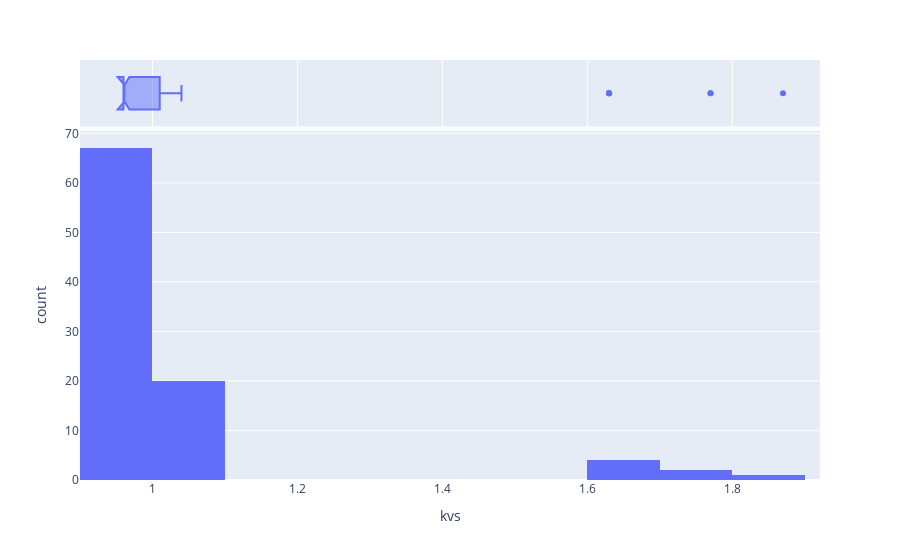

Notebook source saved alongside this figure:
### Code cell
df6=df[['kvs']]
fig = px.histogram(df6, x="kvs",
         marginal="box", # or violin, rug
                   hover_data=df6.columns)
fig.show()

### Figure 1 — Plotly figure (JSON) as saved in the notebook; plotly's stock layout.template omitted (floating-point values rounded to 4 significant figures)
{"data": [{"alignmentgroup": "True", "bingroup": "x", "hovertemplate": "kvs=%{x}<br>count=%{y}<extra></extra>", "legendgroup": "", "marker": {"color": "#636efa"}, "name": "", "offsetgroup": "", "orientation": "v", "showlegend": false, "type": "histogram", "x": [0.96, 0.96, 0.96, 1.04, 0.96, 1.01, 1.77, 0.96, 0.96, 0.96, 1.04, 0.96, 0.96, 0.96, 1.04, 0.96, 1.01, 1.63, 0.96, 0.96, 0.96, 0.96, 1.04, 1.01, 0.96, 1.87, 0.96, 0.96, 1.04, 0.96, 0.96, 0.96, 0.96, 1.63, 0.96, 0.96, 0.96, 0.96, 0.96, 1.04, 1.01, 0.96, 0.96, 0.96, 1.01, 0.96, 0.96, 1.04, 0.96, 1.04, 0.96, 0.96, 0.96, 0.96, 0.96, 0.96, 0.96, 0.96, 1.63, 1.01, 0.96, 0.96, 0.96, 0.96, 1.01, 1.04, 0.96, 0.96, 1.63, 0.96, 0.96, 1.77, 0.96, 0.96, 0.96, 0.96, 0.96, 0.96, 0.96, 0.96, 1.04, 0.96, 0.96, 0.96, 0.96, 1.04, 1.04, 0.96, 0.96, 0.96, 0.96, 1.04, 0.96, 0.96], "xaxis": "x", "yaxis": "y"}, {"alignmentgroup": "True", "customdata": [[0.96], [0.96], [0.96], [1.04], [0.96], [1.01], [1.77], [0.96], [0.96], [0.96], [1.04], [0.96], [0.96], [0.96], [1.04], [0.96], [1.01], [1.63], [0.96], [0.96], [0.96], [0.96], [1.04], [1.01], [0.96], [1.87], [0.96], [0.96], [1.04], [0.96], [0.96], [0.96], [0.96], [1.63], [0.96], [0.96], [0.96], [0.96], [0.96], [1.04], [1.01], [0.96], [0.96], [0.96], [1.01], [0.96], [0.96], [1.04], [0.96], [1.04], [0.96], [0.96], [0.96], [0.96], [0.96], [0.96], [0.96], [0.96], [1.63], [1.01], [0.96], [0.96], [0.96], [0.96], [1.01], [1.04], [0.96], [0.96], [1.63], [0.96], [0.96], [1.77], [0.96], [0.96], [0.96], [0.96], [0.96], [0.96], [0.96], [0.96], [1.04], [0.96], [0.96], [0.96], [0.96], [1.04], [1.04], [0.96], [0.96], [0.96], [0.96], [1.04], [0.96], [0.96]], "hovertemplate": "kvs=%{customdata[0]}<extra></extra>", "legendgroup": "", "marker": {"color": "#636efa"}, "name": "", "notched": true, "offsetgroup": "", "showlegend": false, "type": "box", "x": [0.96, 0.96, 0.96, 1.04, 0.96, 1.01, 1.77, 0.96, 0.96, 0.96, 1.04, 0.96, 0.96, 0.96, 1.04, 0.96, 1.01, 1.63, 0.96, 0.96, 0.96, 0.96, 1.04, 1.01, 0.96, 1.87, 0.96, 0.96, 1.04, 0.96, 0.96, 0.96, 0.96, 1.63, 0.96, 0.96, 0.96, 0.96, 0.96, 1.04, 1.01, 0.96, 0.96, 0.96, 1.01, 0.96, 0.96, 1.04, 0.96, 1.04, 0.96, 0.96, 0.96, 0.96, 0.96, 0.96, 0.96, 0.96, 1.63, 1.01, 0.96, 0.96, 0.96, 0.96, 1.01, 1.04, 0.96, 0.96, 1.63, 0.96, 0.96, 1.77, 0.96, 0.96, 0.96, 0.96, 0.96, 0.96, 0.96, 0.96, 1.04, 0.96, 0.96, 0.96, 0.96, 1.04, 1.04, 0.96, 0.96, 0.96, 0.96, 1.04, 0.96, 0.96], "xaxis": "x2", "yaxis": "y2"}], "layout": {"barmode": "relative", "legend": {"tracegroupgap": 0}, "margin": {"t": 60}, "xaxis": {"anchor": "y", "domain": [0, 1], "title": {"text": "kvs"}}, "xaxis2": {"anchor": "y2", "domain": [0, 1], "matches": "x", "showgrid": true, "showticklabels": false}, "yaxis": {"anchor": "x", "domain": [0, 0.8316], "title": {"text": "count"}}, "yaxis2": {"anchor": "x2", "domain": [0.8416, 1], "matches": "y2", "showgrid": false, "showline": false, "showticklabels": false, "ticks": ""}}}
